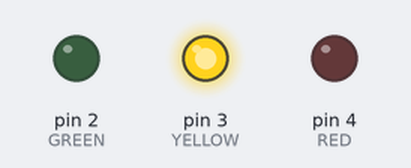
Bench run of a sketch on a simulated Arduino Uno, built with avr-gcc and run on an emulated ATmega328P. Shown: output pins drawn as LEDs (lit = HIGH).

Above: at 0.1 s.
Timing chart, 0 to 1.6 s (numbered marks = the images above):
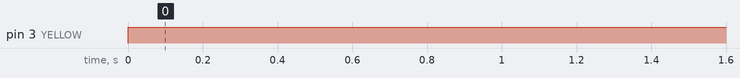

The sketch:

yellow.ino
```cpp
// variables

int GREEN = 2;
int YELLOW = 3;
int RED = 4;
int DELAY_GREEN = 5000;
int DELAY_YELLOW = 2000;
int DELAY_RED = 5000;


void yellow_light()
{
  digitalWrite(GREEN, LOW);
  digitalWrite(YELLOW, HIGH);
  digitalWrite(RED, LOW);
}

// basic functions
void setup()
{
  pinMode(GREEN, OUTPUT);
  pinMode(YELLOW, OUTPUT);
  pinMode(RED, OUTPUT);
}

void loop()
{
  yellow_light();
  delay(DELAY_YELLOW);
}
```

Measured:
- by itself, pin 3 (YELLOW): LOW → HIGH at 0.00 s
